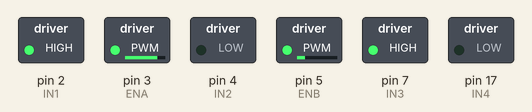
Bench run of a sketch on a simulated Arduino Uno, built with avr-gcc and run on an emulated ATmega328P. Parts: switched loads named in the sketch (green lamp = pin HIGH).

Above: at 0.05 s.
At 15.45 s:
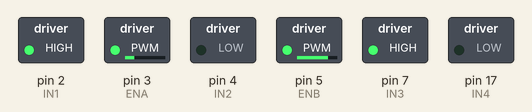
At 25.25 s:
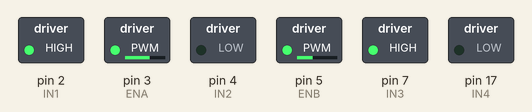
At 39.85 s:
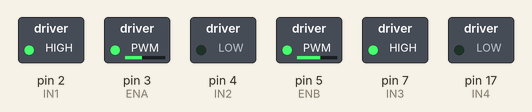
Timing chart, 0 to 40.0 s (numbered marks = the images above):
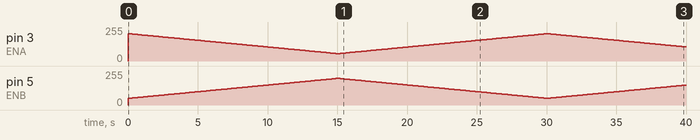

The sketch:

Motor_2.ino
```cpp
/*
  Prueba de motores del Rastuino v1.
  Utiliza ambos motores.
  Los va acelerando de 20 a 80% y luego desacelerando de 80 a 20%.
  Mientras uno acelera el otro desacelera.
*/
/* Definición de lo pines usados para el L298N */
int IN1=2;
int IN2=4;
int ENA=3;
int IN3=7;
int IN4=17;
int ENB=5;

/* Posibles modos: */
int DERECHA=1;
int IZQUIERDA=2;
int FRENO=0;

/* Selecciona el modo para uno de los motores */
void ModoMotor(int motor, int modo)
{
 if (motor)
   {
    digitalWrite(IN3,modo & 1);
    digitalWrite(IN4,modo & 2);
   }
else
   {
    digitalWrite(IN1,modo & 1);
    digitalWrite(IN2,modo & 2);
   }
}

/* Selecciona la velocidad para uno de los motores */
void VelMotor(int motor, int valor)
{
 if (motor)
    analogWrite(ENB,valor);
 else
    analogWrite(ENA,valor);
}

/* Inicializa como salidas a todos los pines usados para el L298N. */
/* Ambos motores giran a la derecha. */
void setup()
{
 pinMode(IN1,OUTPUT);
 pinMode(IN2,OUTPUT);
 pinMode(ENA,OUTPUT);
 pinMode(IN3,OUTPUT);
 pinMode(IN4,OUTPUT);
 pinMode(ENB,OUTPUT);
 ModoMotor(0,DERECHA);
 ModoMotor(1,DERECHA);
}

void loop()
{
 int i;
 int motor=0;

 /* Acelerar de 20% a 80% el motor 1
    Desacelerar de 80% a 20% el motor 0 */
 for (i=50; i<200; i++)
    {
     VelMotor(1,i);
     VelMotor(0,255-i);
     delay(100);
    }
 /* Desacelerar de 80% a 20% el motor 1
    Acelerar de 20% a 80% el motor 0 */
 for (; i>50; i--)
    {
     VelMotor(1,i);
     VelMotor(0,255-i);
     delay(100);
    }
}
```

Measured:
- by itself, pin 5 (ENB): 0/255 → 50/255 at 0.00 s, → 51/255 0.10 s later, → 52/255 0.10 s later, → 53/255 0.10 s later, … (400 changes in this stretch)
- by itself, pin 3 (ENA): 0/255 → 205/255 at 0.00 s, → 204/255 0.10 s later, → 203/255 0.10 s later, → 202/255 0.10 s later, … (400 changes in this stretch)
